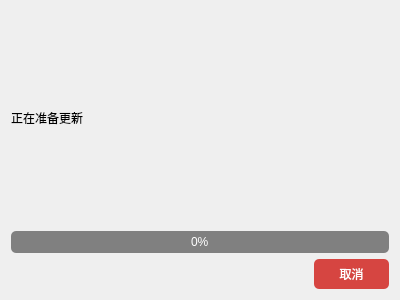
<?xml version="1.0" encoding="UTF-8"?>
<ui version="4.0">
 <class>UpdateCheckerDialog</class>
 <widget class="QDialog" name="UpdateCheckerDialog">
  <property name="geometry">
   <rect>
    <x>0</x>
    <y>0</y>
    <width>400</width>
    <height>300</height>
   </rect>
  </property>
  <property name="windowTitle">
   <string>准备更新</string>
  </property>
  <property name="windowIcon">
   <iconset resource="../../mainwindow.qrc">
    <normaloff>:/Resource/pic/mainwindow/update_color.svg</normaloff>:/Resource/pic/mainwindow/update_color.svg</iconset>
  </property>
  <layout class="QVBoxLayout" name="verticalLayout">
   <item>
    <widget class="QLabel" name="label">
     <property name="text">
      <string>正在准备更新</string>
     </property>
    </widget>
   </item>
   <item>
    <widget class="QProgressBar" name="install_prb">
     <property name="styleSheet">
      <string notr="true">/* 设置进度条的样式 */
QProgressBar#install_prb {
    background-color: gray; /* 灰色背景 */
    border-radius: 5px; /* 圆角半径为5px */
    min-height: 7px; /* 高度为7px */
    text-align: center; /* 居中对齐 */
    color: white; /* 文字颜色为白色 */
}

/* 设置进度条的滑块（已完成部分）样式 */
QProgressBar#install_prb::chunk {
    background-color: #87CEEB; /* 天蓝色滑块 */
    border-radius: 5px; /* 圆角半径为5px */
}</string>
     </property>
     <property name="value">
      <number>0</number>
     </property>
    </widget>
   </item>
   <item>
    <layout class="QHBoxLayout" name="horizontalLayout">
     <item>
      <spacer name="horizontalSpacer">
       <property name="orientation">
        <enum>Qt::Horizontal</enum>
       </property>
       <property name="sizeHint" stdset="0">
        <size>
         <width>40</width>
         <height>20</height>
        </size>
       </property>
      </spacer>
     </item>
     <item>
      <widget class="QPushButton" name="cancel_Btn">
       <property name="styleSheet">
        <string notr="true">QPushButton#cancel_Btn
{
    background: rgb(214, 69, 65);
    color: rgb(255, 255, 255);
    border-radius: 5px;
    min-height: 30px;
    min-width: 75px;
    font: 17px &quot;Microsoft YaHei&quot;;
}

QPushButton#cancel_Btn:hover
{
    background: rgb(185, 55, 52);
}

QPushButton#cancel_Btn:pressed
{
    background: rgb(124, 38, 36);
}</string>
       </property>
       <property name="text">
        <string>取消</string>
       </property>
      </widget>
     </item>
    </layout>
   </item>
  </layout>
 </widget>
 <resources>
  <include location="../../mainwindow.qrc"/>
 </resources>
 <connections/>
</ui>
